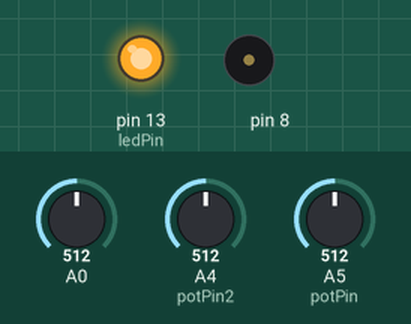
A sketch run on a simulated Arduino Uno, built with avr-gcc and run on an emulated ATmega328P. Shown: output pins drawn as LEDs (lit = HIGH), buzzer (waves = sounding). The test bench sets the inputs (shaded band); at power-on: A5 (potPin) = 512, A0 = 512, A4 (potPin2) = 512. What the sketch prints to the serial monitor is not drawn.

Above: at 0.1 s.
At 6.2 s:
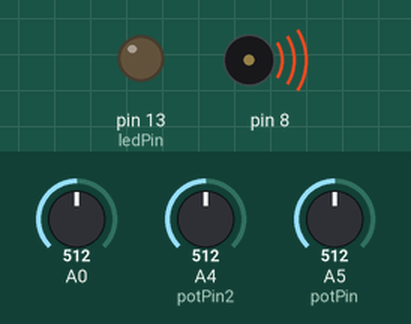
6.3 s: A5 (potPin) set to 486
Timing chart, 0 to 9.3 s (numbered marks = the images above; inputs shaded):
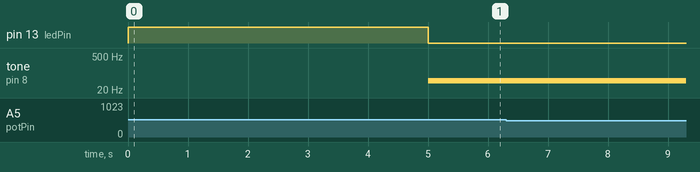

The sketch:

LightTheremin_version2.ino
```cpp
/*
  Arduino Starter Kit example
  Project 6 - Light Theremin

  This sketch is written to accompany Project 6 in the Arduino Starter Kit

  Parts required:
  - photoresistor
  - 10 kilohm resistor
  - piezo

  created 13 Sep 2012
  by Scott Fitzgerald

  http://www.arduino.cc/starterKit

  This example code is part of the public domain.
*/

/*
 Moderated slightly by Mari Lesteberg and Thomas Haaland on 19 March 2020,
 for WoNoMute workshops and tutorials
 */

// variable to hold sensor value
int sensorValue;
// variable to calibrate low value
int sensorLow = 1023;
// variable to calibrate high value
int sensorHigh = 0;
// LED pin
int potPin = A5;
// Potentiometer 1
int potPin2 = A4;
// Potentiometer 2

const int ledPin = 13;


void setup() {
  // Make the LED pin an output and turn it on
  pinMode(ledPin, OUTPUT);
  digitalWrite(ledPin, HIGH);

  // calibrate for the first five seconds after program runs
  while (millis() < 5000) {
    // record the maximum sensor value
    sensorValue = analogRead(A0);
    if (sensorValue > sensorHigh) {
      sensorHigh = sensorValue;
    }
    // record the minimum sensor value
    if (sensorValue < sensorLow) {
      sensorLow = sensorValue;
    }
  }
  // turn the LED off, signaling the end of the calibration period
  digitalWrite(ledPin, LOW);

    // initialize serial communication at 9600 bits per second :
  Serial.begin(9600);
}

void loop() {


  // read the input on analog pin 5:
  int potValue = analogRead(potPin);


    // read the input on analog pin 4:
  int pitchPotValue = analogRead(potPin2);

  //read the input from A0 and store it in a variable
  sensorValue = analogRead(A0);

  // map the sensor values to a wide range of pitches
  int pitch = map(sensorValue, sensorLow, sensorHigh, 50, pitchPotValue);

  int maxPotvalue = 50;
  // setting the max value of potmeter to 50

  int potValue2 = potValue / maxPotvalue + 1;
  // calclulating new value of potmeter,

    // play the tone for 20 ms on pin 8
  tone(8, pitch, potValue2);

  // Printing the values from potentiometer2 to the Serial Monitor (open it from Tools/Serial Monitor)
  Serial.println(potValue2);
// delay(1);        // delay in between reads for stability

  // wait for a moment
  delay(10);
}
```
